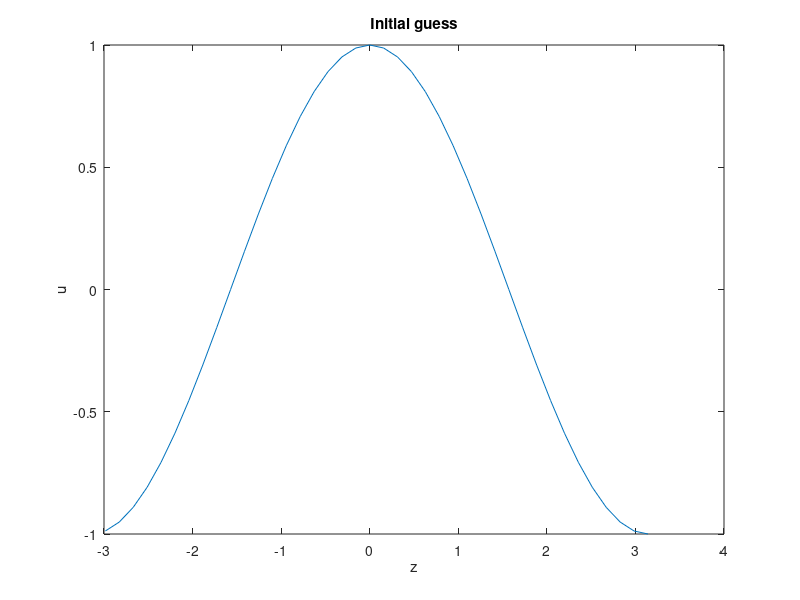

This figure's MATLAB source: (Note: this script raises an error after producing the figure.)
% compute zig-zag instability boundary of the cubic SH equation

clear all, close all, clc;

% Spatial coordinates: z direction
nz = 40; Lz = pi; hz = 2*pi/nz;  z = hz*(1:nz); z = Lz*(z-pi)/pi;
% Fourier psuedo-spectral differentiation matrices
column = [0 .5*(-1).^(1:nz-1).*cot((1:nz-1)*hz/2)]';
Dz  = toeplitz(column,column([1 nz:-1:2]));
D2z = toeplitz([-pi^2/(3*hz^2)-1/6 .5*(-1).^(2:nz)./sin(hz*(1:nz-1)/2).^2]);
D4z = D2z^2;
wz  = 2*pi*ones(1,nz)/nz; % integration weights for trapzoid rule - mean
z   = z';
Iz = speye(nz);

mesh_params.nz  = nz;  mesh_params.Lz  = Lz;  mesh_params.z   = z;    
mesh_params.Iz  = Iz;  mesh_params.wz  = wz;  
mesh_params.Dz  = Dz;  mesh_params.D2z = D2z; mesh_params.D4z = D4z;

 % Swift-Hohenberg equation parameters
mu = 0.1;
c = 0;
k = 0.95;

p(1) = mu;
p(2) = k;

% initial guess
w0 = cos(z(:));
mesh_params.w0 = w0; % reference profiles
mesh_params.w0z= Dz*w0;

u0 = [w0; c];

figure;plot(z,w0);title('Initial guess');xlabel('z');ylabel('u');drawnow;

%% converge to up
disp('Converging periodic orbit up');
my_rhs = @(u) SH_1D_cubic(u,p,mesh_params);
options = optimset('Jacobian','off','Display','iter','MaxIter',500,'Algorithm','levenberg-marquardt');
[u_out,fval,exitflag,output,jacobian] = fsolve(my_rhs,u0,options);

figure; hold on;
up = u_out(1:nz);
plot(z,up);title('converged stationary SH solution \mu=0.1');xlabel('z');ylabel('u');

%% converge zig-zag boundary problem
disp('Converging zig-zag boundary')
u0 = [u_out;k];
my_rhs = @(u) SH_1D_cubic_zig_zag(u,p,mesh_params);
options = optimset('Jacobian','off','Display','iter','MaxIter',500,'Algorithm','levenberg-marquardt');
[u_out2,fval,exitflag,output,jacobian] = fsolve(my_rhs,u0,options);

%% Continue in the bifurcation parameter mu using Daniele's continuation code
% Various function handles
problemHandle            = @(u,p)  SH_1D_cubic_zig_zag(u,p,mesh_params);
plotSolutionHandle       = @(u,p,parentHandle) PlotSolution_cubic(u,p,parentHandle,mesh_params);
branchVariablesHandle    = @(step,u,p) SolutionMeasures_cubic(step,u,p,mesh_params);
computeEigenvaluesHandle = [];%@(u,p) ComputeEigenvalues(u,p,t);
plotSpetcrumHandle       = []; %@(d,p,parentHandle) PlotSpectrum(d,p,parentHandle); 
stepperPars.iContPar      = 1;
stepperPars.s0            = -0.01; % minus sign here steps backwards in parameter
stepperPars.sMin          = 1e-8;
stepperPars.sMax          = .1;
stepperPars.pMin          = -1.0;
stepperPars.pMax          = 10;
stepperPars.maxSteps      = 20000;
stepperPars.nPrint        = 1;
stepperPars.nSaveSol      = 100;
stepperPars.finDiffEps    = 1e-7;
stepperPars.fsolveOptions = optimset('Display','off',...
                                     'DerivativeCheck','off',...
                                     'Jacobian','off',...
                                     'MaxIter',15);
stepperPars.optNonlinIter = 10;
stepperPars.dataFolder    = 'Zig_zag_run_1';
stepperPars.PlotSolution  = plotSolutionHandle;
stepperPars.BranchVariables = branchVariablesHandle;
stepperPars.ComputeEigenvalues = computeEigenvaluesHandle;
stepperPars.PlotSpectrum = plotSpetcrumHandle;      
stepperPars.PlotBranchVariableId = 2; % plot the selected k value
stepperPars.uzstop= @(v1,v0) uzstop_val(v1,v0,10);
branch = SecantContinuation(problemHandle,u_out2,p,stepperPars);
%%
figure;
plot(branch(:,3),branch(:,6));xlabel('\mu');ylabel('k_{zz}');axis tight;
